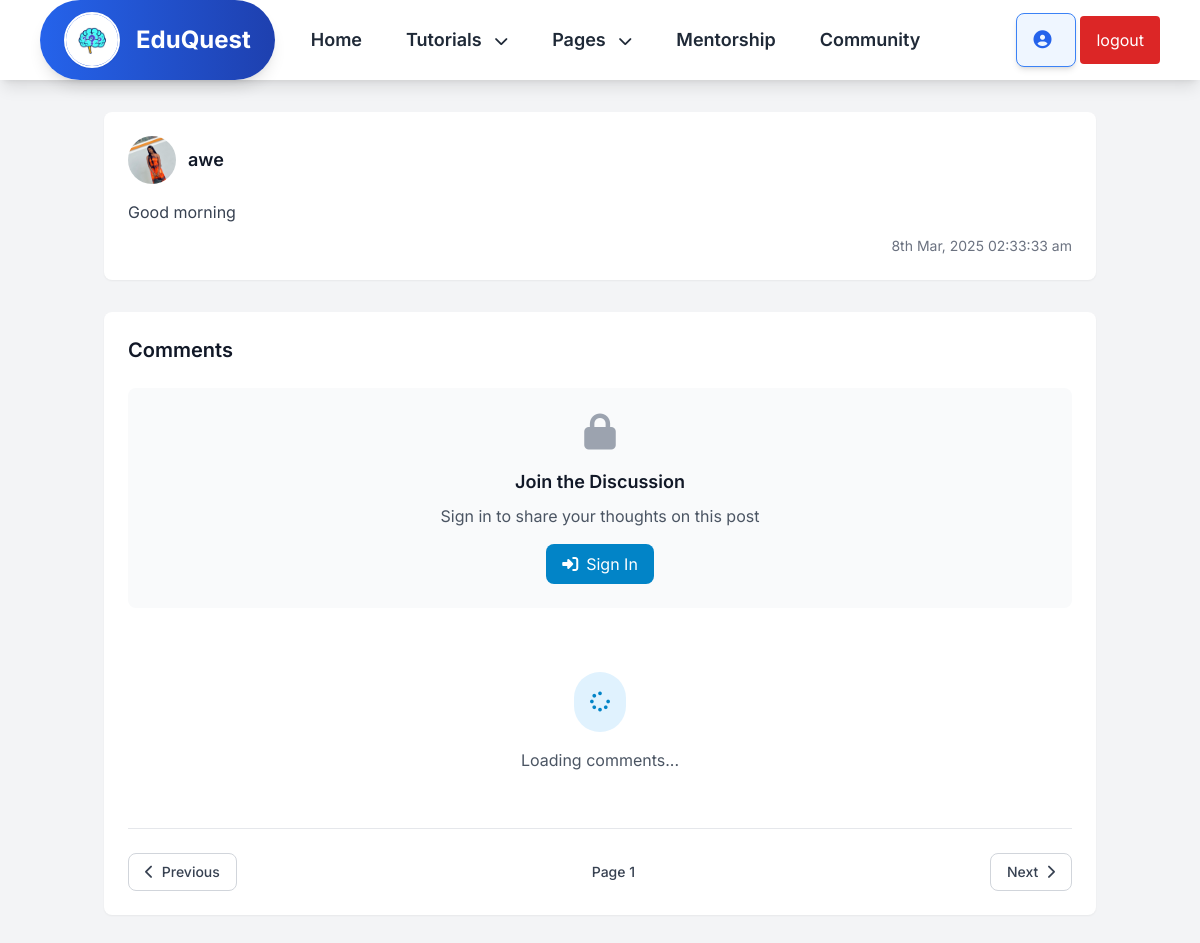
The page /forum/post.php?id=4 on the database its author committed.
### tables this page shows
CREATE TABLE `users` (
  `id` int(100) NOT NULL,
  `user_id` varchar(30) NOT NULL,
  `username` varchar(30) NOT NULL,
  `name` varchar(50) NOT NULL,
  `email` varchar(50) NOT NULL,
  `password` varchar(255) NOT NULL,
  `bio` varchar(255) NOT NULL,
  `image_path` varchar(255) NOT NULL,
  `account_type` varchar(30) NOT NULL,
  `badge` varchar(255) NOT NULL,
  `score` int(11) NOT NULL DEFAULT 0,
  `level` int(11) DEFAULT 1,
  `completed_courses` text DEFAULT '[]',
  `fb` varchar(50) NOT NULL,
  `tw` varchar(50) NOT NULL,
  `yt` varchar(50) NOT NULL,
  `date` date DEFAULT NULL,
  `is_active` tinyint(1) DEFAULT 0,
  `signup_date` datetime DEFAULT current_timestamp()
);

CREATE TABLE `posts` (
  `id` int(11) NOT NULL,
  `user_id` varchar(500) NOT NULL,
  `post` text NOT NULL,
  `date` datetime NOT NULL,
  `parent_id` int(11) NOT NULL DEFAULT 0,
  `comments` int(11) NOT NULL DEFAULT 0
);

### forum/functions.php (called while the page is built, shortened)
<?php
function query($query)
{
	global $con;
	$result = mysqli_query($con, $query);
	if(!is_bool($result) && mysqli_num_rows($result) > 0)
	{
		$data = [];
		while ($row = mysqli_fetch_assoc($result)) {
			$data[] = $row;
		}
		return $data;
	}
	return false;
}
function logged_in(){
	return false;
}
function get_image($path)
{
    $base_folder = '../pp/';
    $full_path = $base_folder . $path;
    if (!empty($path) && file_exists($full_path)) {
        return $full_path;
    }
    return 'assets/images/user.jpg';
}

### forum/post.php (the view, shortened to what this page needs)
<?php
require('config.inc.php');
require('functions.php');
$post_id = $_GET['id'] ?? 0;
$query = "select * from posts where id = '$post_id' limit 1";
$row = query($query);
if ($row) {
    $row = $row[0];
    $id = $row['user_id'];
    $query = "select * from users where user_id = '$id' limit 1";
    $user_row = query($query);
    if ($user_row) {
        $row['user'] = $user_row[0];
        $row['user']['image'] = get_image($user_row[0]['image_path']);
    }
}
?>
<!DOCTYPE html>
<html lang="en">
<head>
    <link href="https://cdnjs.cloudflare.com/ajax/libs/font-awesome/6.7.2/css/all.min.css" rel="stylesheet">
    <link rel="stylesheet" href="assets/css/styles.css">
    <script src="https://cdn.tailwindcss.com"></script>
</head>
<body class="bg-gray-100 font-sans min-h-screen">
    <?php include('header.inc.php') ?>
    <main class="container mx-auto px-4 py-8">
        <?php if (!empty($row)): ?>
            <div id="post_<?= $row['id'] ?>" row="<?= htmlspecialchars(json_encode($row)) ?>" class="bg-white rounded-lg shadow-sm mb-8 animate-fade-in">
                <div class="p-6">
                    <div class="flex items-center justify-between mb-4">
                        <a href="profile.php?id=<?= $row['user']['user_id'] ?? 0 ?>"
                            class="flex items-center space-x-3 pointer-events-none">
                            <img src="<?= $row['user']['image'] ?>"
                                alt="Profile"
                                class="w-12 h-12 rounded-full object-cover">
                            <div>
                                <h2 class="text-lg font-semibold text-gray-900">
                                    <?= $row['user']['username'] ?? 'Unknown' ?>
                                </h2>
                            </div>
                        </a>
                    </div>
                    <div class="prose max-w-none text-gray-700 mb-3">
                        <?= nl2br(htmlspecialchars($row['post'])) ?>
                    </div>
                    <span class="text-sm flex items-center justify-end text-gray-500">
                        <?= date("jS M, Y H:i:s a", strtotime($row['date'])) ?>
                    </span>
                </div>
            </div>
            <section class="bg-white rounded-lg shadow-sm p-6">
                <h2 class="text-xl font-semibold text-gray-900 mb-6">Comments</h2>
                <?php if (logged_in()): ?>
                    <form onsubmit="mycomment.submit(event)" method="post" class="mb-8">
                        <div class="flex space-x-4">
                            <textarea
                                placeholder="Add to the discussion..."
                                name="post"
                                class="js-comment-input flex-1 p-3 border border-gray-300 rounded-lg focus:ring-2 focus:ring-primary-500 focus:border-primary-500"
                                rows="3"></textarea>
                            <button class="inline-flex items-center px-4 py-2 bg-blue-600 text-white rounded-lg hover:bg-blue-700 focus:ring-4 focus:ring-primary-100">
                                <i class="fas fa-paper-plane mr-2"></i>
                                Comment
                            </button>
                        </div>
                    </form>
                <?php else: ?>
                    <div class="bg-gray-50 rounded-lg p-6 text-center mb-8">
                        <i class="fas fa-lock text-4xl text-gray-400 mb-4"></i>
                        <h3 class="text-lg font-semibold text-gray-900 mb-2">Join the Discussion</h3>
                        <p class="text-gray-600 mb-4">Sign in to share your thoughts on this post</p>
                        <button onclick="login.show()"
                            class="inline-flex items-center px-4 py-2 bg-primary-600 text-white rounded-lg hover:bg-primary-700 focus:ring-4 focus:ring-primary-100">
                            <i class="fas fa-sign-in-alt mr-2"></i>
                            Sign In
                        </button>
                    </div>
                <?php endif; ?>
                <div class="js-comments space-y-4">
                    <div class="text-center py-8 animate-pulse">
                        <div class="inline-block rounded-full bg-primary-100 p-4">
                            <i class="fas fa-spinner fa-spin text-primary-600 text-xl"></i>
                        </div>
                        <p class="mt-4 text-gray-600">Loading comments...</p>
                    </div>
                </div>
                <div class="flex justify-between items-center mt-6 pt-6 border-t border-gray-200">
                    <button onclick="mycomment.prev_page()"
                        class="inline-flex items-center px-4 py-2 text-sm font-medium text-gray-700 bg-white border border-gray-300 rounded-lg hover:bg-gray-50 focus:ring-4 focus:ring-primary-100">
                        <i class="fas fa-chevron-left mr-2"></i>
                        Previous
                    </button>
                    <span class="js-page-number text-sm font-medium text-gray-700">Page 1</span>
                    <button onclick="mycomment.next_page()"
                        class="inline-flex items-center px-4 py-2 text-sm font-medium text-gray-700 bg-white border border-gray-300 rounded-lg hover:bg-gray-50 focus:ring-4 focus:ring-primary-100">
                        Next
                        <i class="fas fa-chevron-right ml-2"></i>
                    </button>
                </div>
            </section>
        <?php endif; ?>
    </main>
</body>
</html>

### forum/assets/css/styles.css (style rules this page uses)
body { font-family: opensans; font-size: 16px; margin:0px; padding:0px; word-break: break-word; word-wrap: break-word; }

### rows shown on the page
users: username "awe"
posts: post "Good morning", date "8th Mar, 2025 02:33:33 am"
